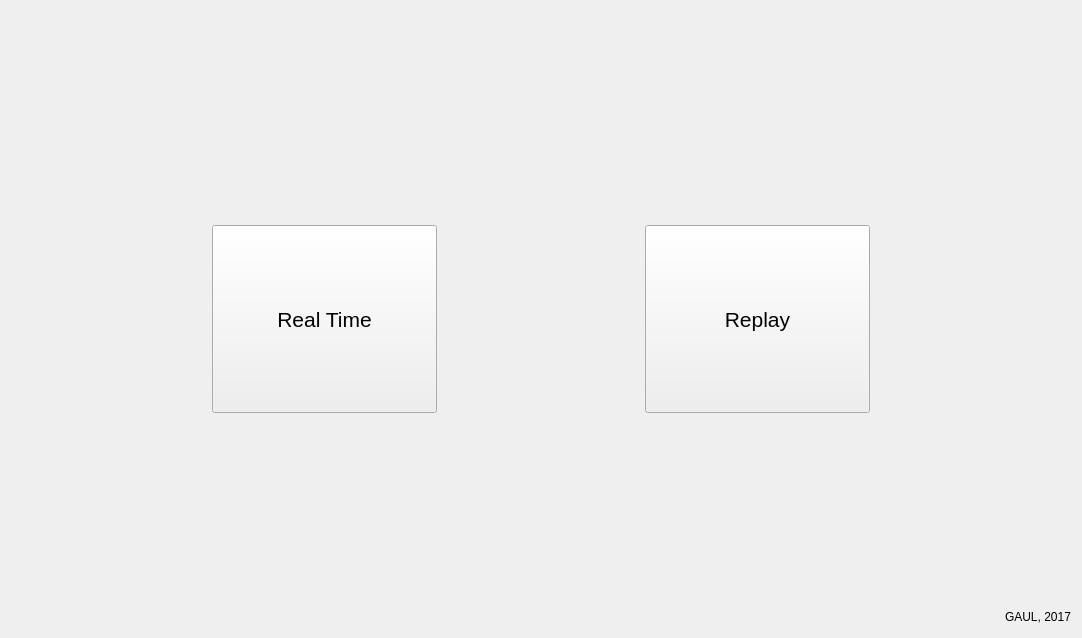
<?xml version="1.0" encoding="UTF-8"?>
<ui version="4.0">
 <class>homewidget</class>
 <widget class="QWidget" name="homewidget">
  <property name="geometry">
   <rect>
    <x>0</x>
    <y>0</y>
    <width>1082</width>
    <height>638</height>
   </rect>
  </property>
  <property name="windowTitle">
   <string>Form</string>
  </property>
  <property name="styleSheet">
   <string notr="true"/>
  </property>
  <layout class="QVBoxLayout" name="verticalLayout">
   <item>
    <layout class="QHBoxLayout" name="horizontalLayout">
     <item>
      <spacer name="horizontalSpacer">
       <property name="orientation">
        <enum>Qt::Horizontal</enum>
       </property>
       <property name="sizeType">
        <enum>QSizePolicy::Fixed</enum>
       </property>
       <property name="sizeHint" stdset="0">
        <size>
         <width>30</width>
         <height>20</height>
        </size>
       </property>
      </spacer>
     </item>
     <item>
      <widget class="QLabel" name="label">
       <property name="sizePolicy">
        <sizepolicy hsizetype="Minimum" vsizetype="Minimum">
         <horstretch>0</horstretch>
         <verstretch>0</verstretch>
        </sizepolicy>
       </property>
       <property name="minimumSize">
        <size>
         <width>0</width>
         <height>0</height>
        </size>
       </property>
       <property name="maximumSize">
        <size>
         <width>400</width>
         <height>200</height>
        </size>
       </property>
       <property name="text">
        <string/>
       </property>
       <property name="scaledContents">
        <bool>true</bool>
       </property>
      </widget>
     </item>
     <item>
      <spacer name="horizontalSpacer_2">
       <property name="orientation">
        <enum>Qt::Horizontal</enum>
       </property>
       <property name="sizeHint" stdset="0">
        <size>
         <width>40</width>
         <height>20</height>
        </size>
       </property>
      </spacer>
     </item>
    </layout>
   </item>
   <item>
    <spacer name="verticalSpacer">
     <property name="orientation">
      <enum>Qt::Vertical</enum>
     </property>
     <property name="sizeHint" stdset="0">
      <size>
       <width>20</width>
       <height>178</height>
      </size>
     </property>
    </spacer>
   </item>
   <item>
    <layout class="QHBoxLayout" name="horizontalLayout_2">
     <item>
      <spacer name="horizontalSpacer_3">
       <property name="orientation">
        <enum>Qt::Horizontal</enum>
       </property>
       <property name="sizeHint" stdset="0">
        <size>
         <width>40</width>
         <height>20</height>
        </size>
       </property>
      </spacer>
     </item>
     <item>
      <widget class="QPushButton" name="pushButton">
       <property name="sizePolicy">
        <sizepolicy hsizetype="MinimumExpanding" vsizetype="MinimumExpanding">
         <horstretch>0</horstretch>
         <verstretch>0</verstretch>
        </sizepolicy>
       </property>
       <property name="minimumSize">
        <size>
         <width>225</width>
         <height>180</height>
        </size>
       </property>
       <property name="baseSize">
        <size>
         <width>0</width>
         <height>0</height>
        </size>
       </property>
       <property name="font">
        <font>
         <pointsize>16</pointsize>
        </font>
       </property>
       <property name="text">
        <string>Real Time</string>
       </property>
       <property name="iconSize">
        <size>
         <width>20</width>
         <height>20</height>
        </size>
       </property>
      </widget>
     </item>
     <item>
      <spacer name="horizontalSpacer_4">
       <property name="orientation">
        <enum>Qt::Horizontal</enum>
       </property>
       <property name="sizeType">
        <enum>QSizePolicy::MinimumExpanding</enum>
       </property>
       <property name="sizeHint" stdset="0">
        <size>
         <width>180</width>
         <height>20</height>
        </size>
       </property>
      </spacer>
     </item>
     <item>
      <widget class="QPushButton" name="pushButton_2">
       <property name="sizePolicy">
        <sizepolicy hsizetype="MinimumExpanding" vsizetype="MinimumExpanding">
         <horstretch>0</horstretch>
         <verstretch>0</verstretch>
        </sizepolicy>
       </property>
       <property name="minimumSize">
        <size>
         <width>225</width>
         <height>180</height>
        </size>
       </property>
       <property name="font">
        <font>
         <pointsize>16</pointsize>
        </font>
       </property>
       <property name="text">
        <string>Replay</string>
       </property>
      </widget>
     </item>
     <item>
      <spacer name="horizontalSpacer_5">
       <property name="orientation">
        <enum>Qt::Horizontal</enum>
       </property>
       <property name="sizeHint" stdset="0">
        <size>
         <width>40</width>
         <height>20</height>
        </size>
       </property>
      </spacer>
     </item>
    </layout>
   </item>
   <item>
    <spacer name="verticalSpacer_2">
     <property name="orientation">
      <enum>Qt::Vertical</enum>
     </property>
     <property name="sizeHint" stdset="0">
      <size>
       <width>20</width>
       <height>178</height>
      </size>
     </property>
    </spacer>
   </item>
   <item>
    <layout class="QHBoxLayout" name="horizontalLayout_3">
     <property name="sizeConstraint">
      <enum>QLayout::SetMinimumSize</enum>
     </property>
     <item>
      <spacer name="horizontalSpacer_6">
       <property name="orientation">
        <enum>Qt::Horizontal</enum>
       </property>
       <property name="sizeHint" stdset="0">
        <size>
         <width>40</width>
         <height>20</height>
        </size>
       </property>
      </spacer>
     </item>
     <item>
      <widget class="QLabel" name="label_2">
       <property name="sizePolicy">
        <sizepolicy hsizetype="Preferred" vsizetype="Fixed">
         <horstretch>0</horstretch>
         <verstretch>0</verstretch>
        </sizepolicy>
       </property>
       <property name="text">
        <string>GAUL, 2017</string>
       </property>
      </widget>
     </item>
    </layout>
   </item>
  </layout>
 </widget>
 <resources/>
 <connections/>
</ui>
